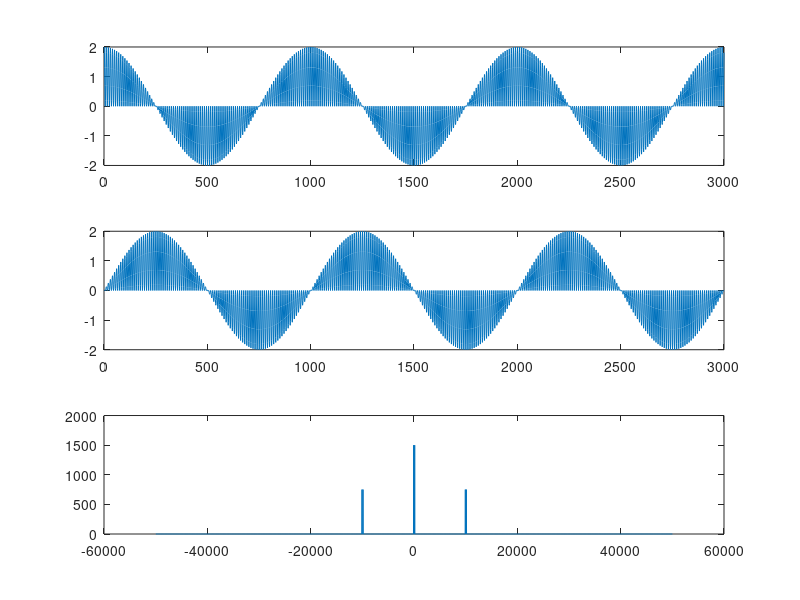
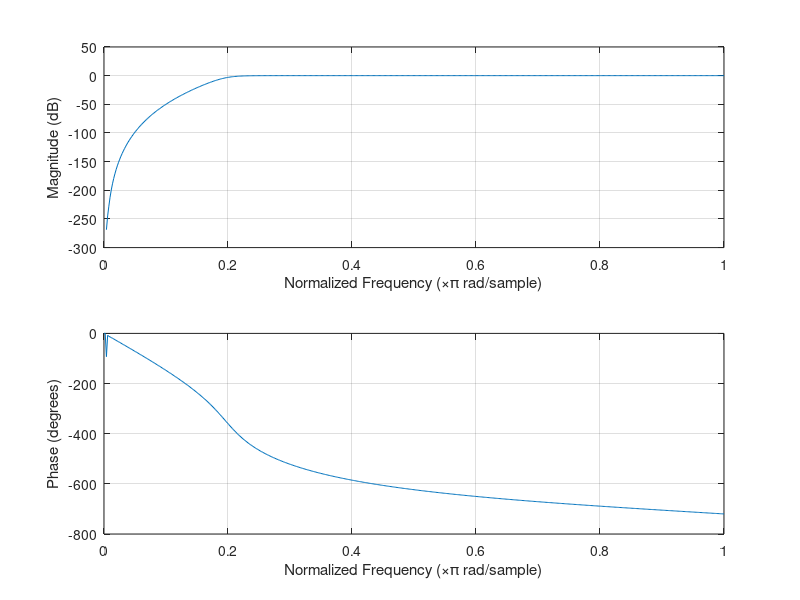
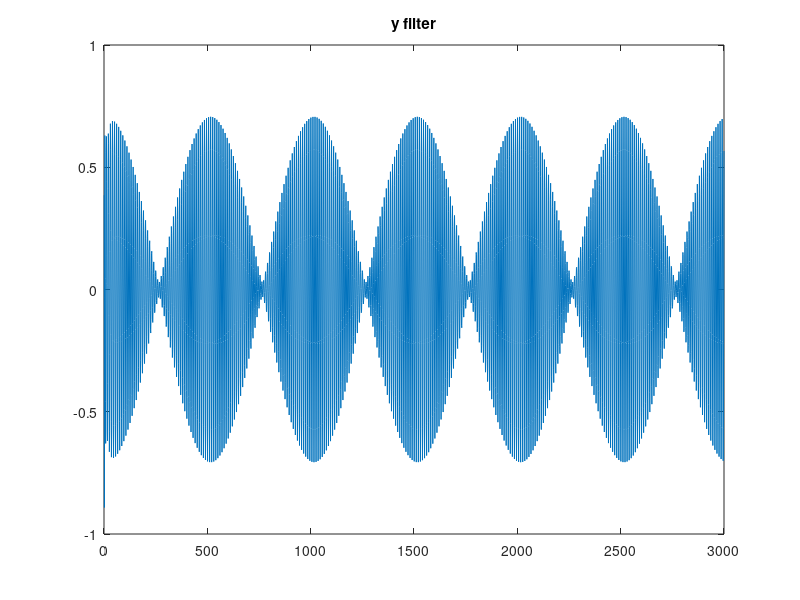
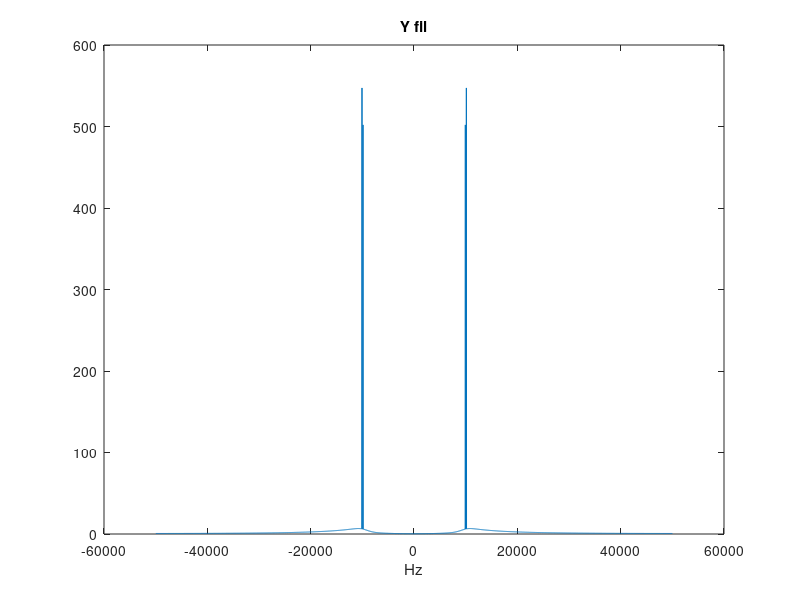

Recreate these plots in MATLAB, in order.
clc
close all

fc1=1e2;                                                 %carrier frequency
fc2=1e4;
fs=1e5;                                                 %sample frequency
T=1/fs;                                                 %sample time
L=3000;                                                 %length of signal
t=(0:L-1)*T;                                            %time vector
A=1;                                                    %%Ampltitude
ff = fs*(-L/2+1:(L/2))/L;

y=A*(1+cos(2*pi*fc2*t)).*cos(2*pi*fc1*t);
y_q=A*(1+cos(2*pi*fc2*t)).*sin(2*pi*fc1*t);
%y=A*cos(2*pi*(fc1-fc2)*t)+cos(2*pi*(fc1+fc2)*t);
figure
subplot(3,1,1)
plot(y)
subplot(3,1,2)
plot(y_q)
subplot(3,1,3)
plot(ff,abs(fftshift(fft(y))))

[b,a] = butter(8,0.2,'high');
figure
freqz(b,a)

y_fil = filter(b,a,y);
figure
plot(y_fil)
title('y filter')
figure
plot(ff,abs(fftshift(fft(y_fil))))
xlabel('Hz')
title('Y fil')
